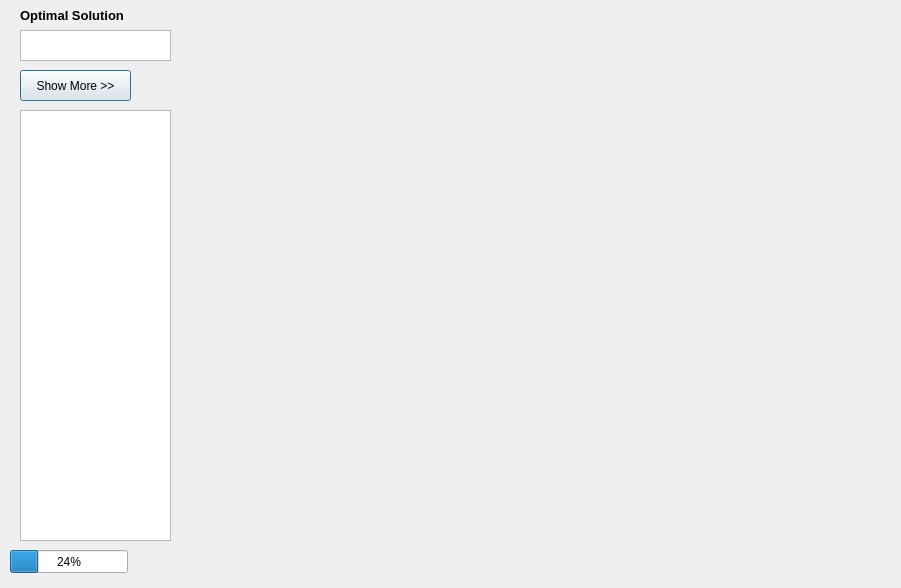
<?xml version="1.0" encoding="UTF-8"?>
<ui version="4.0">
 <class>ResultDialog</class>
 <widget class="QDialog" name="ResultDialog">
  <property name="geometry">
   <rect>
    <x>0</x>
    <y>0</y>
    <width>901</width>
    <height>588</height>
   </rect>
  </property>
  <property name="windowTitle">
   <string>Dialog</string>
  </property>
  <widget class="QProgressBar" name="progressBar">
   <property name="geometry">
    <rect>
     <x>10</x>
     <y>550</y>
     <width>118</width>
     <height>23</height>
    </rect>
   </property>
   <property name="value">
    <number>24</number>
   </property>
  </widget>
  <widget class="QListView" name="listView">
   <property name="geometry">
    <rect>
     <x>20</x>
     <y>30</y>
     <width>151</width>
     <height>31</height>
    </rect>
   </property>
  </widget>
  <widget class="QPushButton" name="pushButton">
   <property name="geometry">
    <rect>
     <x>20</x>
     <y>70</y>
     <width>111</width>
     <height>31</height>
    </rect>
   </property>
   <property name="text">
    <string>Show More &gt;&gt;</string>
   </property>
  </widget>
  <widget class="QListWidget" name="listWidget">
   <property name="geometry">
    <rect>
     <x>20</x>
     <y>110</y>
     <width>151</width>
     <height>431</height>
    </rect>
   </property>
  </widget>
  <widget class="QLabel" name="label">
   <property name="geometry">
    <rect>
     <x>20</x>
     <y>6</y>
     <width>151</width>
     <height>20</height>
    </rect>
   </property>
   <property name="text">
    <string>&lt;html&gt;&lt;head/&gt;&lt;body&gt;&lt;p&gt;&lt;span style=&quot; font-size:10pt; font-weight:600;&quot;&gt;Optimal Solution&lt;/span&gt;&lt;/p&gt;&lt;/body&gt;&lt;/html&gt;</string>
   </property>
  </widget>
  <widget class="QStackedWidget" name="stackedWidget">
   <property name="geometry">
    <rect>
     <x>220</x>
     <y>110</y>
     <width>621</width>
     <height>421</height>
    </rect>
   </property>
   <widget class="QWidget" name="uhu"/>
   <widget class="QWidget" name="page_2"/>
  </widget>
 </widget>
 <resources/>
 <connections/>
</ui>
